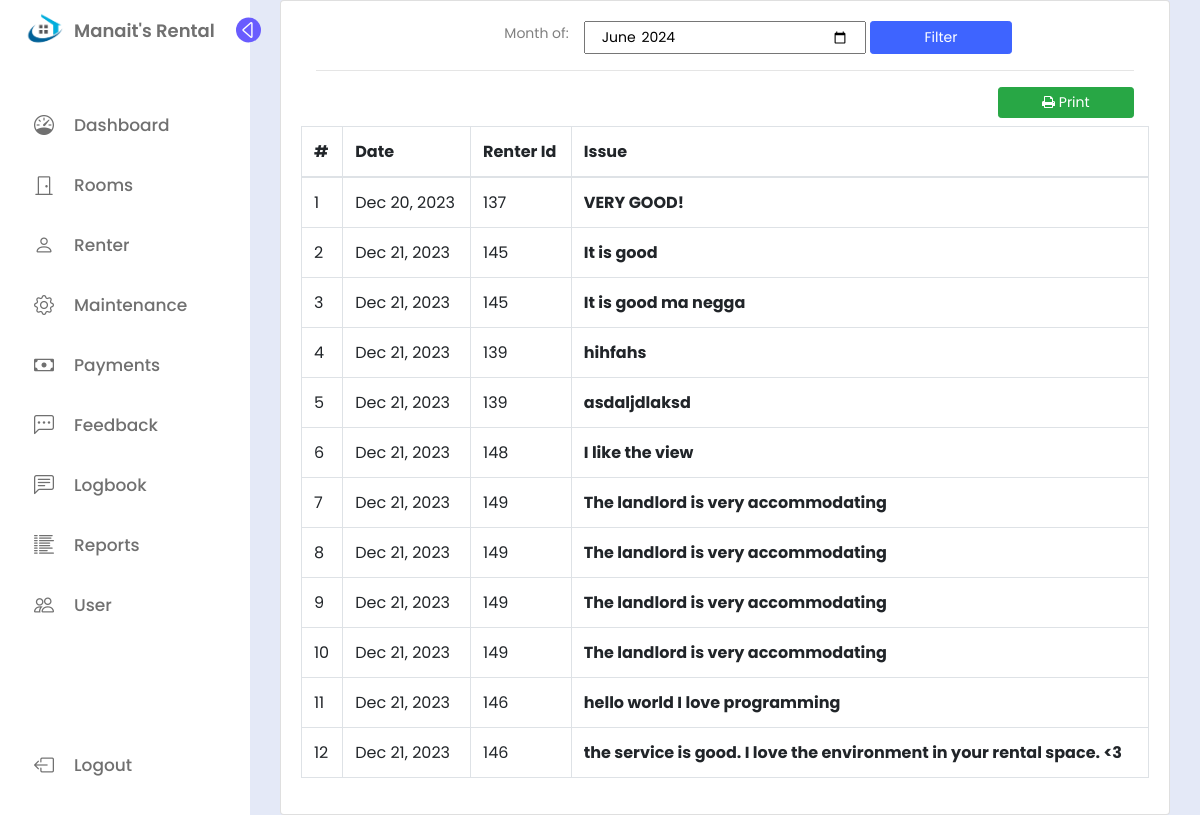
Page /feedback.php (signed in) on the committed database.
### tables this page shows
CREATE TABLE `feedback` (
  `id` int(11) NOT NULL,
  `renter_id` int(10) NOT NULL,
  `report` varchar(255) NOT NULL,
  `date` date NOT NULL DEFAULT current_timestamp()
);

### feedback.php (the view, shortened to what this page needs)
<?php include 'connect.php';
include 'links.php';
include 'sidebar.php';
?>
<?php
$month_of = isset($_GET['month_of']) ? $_GET['month_of'] : date('Y-m');
?>
<head>
</head>
<div class="home">
    <div class="container-fluid">
        <div class="col-lg-12">
            <div class="card">
                <div class="card-body">
                    <div class="col-md-12">
                        <form id="filter-report">
                            <div class="row form-group">
                                <label class="control-label col-md-2 offset-md-2 text-right">Month of: </label>
                                <input type="month" name="month_of" class='from-control col-md-4' value="<?php echo ($month_of) ?>">
                                <button class="btn btn-sm btn-block btn-primary col-md-2 ml-1">Filter</button>
                            </div>
                        </form>
                        <hr>
                        <div class="row">
                            <div class="col-md-12 mb-2">
                                <button class="btn btn-sm btn-block btn-success col-md-2 ml-1 float-right" type="button" id="print"><i class="fa fa-print"></i> Print</button>
                            </div>
                        </div>
                        <div id="report">
                            <div class="row" id="printableTable">
                                <table class="table table-bordered">
                                    <thead>
                                        <tr>
                                            <th>#</th>
                                            <th>Date</th>
                                            <th>Renter Id</th>
                                            <th>Issue</th>
                                        </tr>
                                    </thead>
                                    <tbody>
                                        <?php
                                        $i = 1;
                                        $payments = $conn->query("SELECT * from feedback");
                                        if ($payments->num_rows > 0) :
                                            while ($row = $payments->fetch_assoc()) :
                                        ?>
                                                <tr>
                                                    <td><?php echo $i++ ?></td>
                                                    <td><?php echo date('M d, Y', strtotime($row['date'])) ?></td>
                                                    <td><?php echo $row['renter_id'] ?></td>
                                                    <td><b><?php echo $row['report'] ?></b> </td>
                                                </tr>
                                            <?php endwhile; ?>
                                        <?php endif; ?>
                                    </tbody>
                                </table>
                            </div>
                        </div>
                    </div>
                </div>
            </div>
        </div>
    </div>
</div>

### css/sidebar.css (style rules this page uses)
.home { position: absolute; top: 0; top: 0; left: 250px; height: 100vh; width: calc(100% - 250px); background-color: var(--body-color); transition: var(--tran-05); }

### rows in the picture
feedback: date "Dec 20, 2023", renter "137", report "VERY GOOD!"
feedback: date "Dec 21, 2023", renter "145", report "It is good"
feedback: date "Dec 21, 2023", renter "145", report "It is good ma negga"
feedback: date "Dec 21, 2023", renter "139", report "hihfahs"
feedback: date "Dec 21, 2023", renter "139", report "asdaljdlaksd"
feedback: date "Dec 21, 2023", renter "148", report "I like the view"
feedback: date "Dec 21, 2023", renter "149", report "The landlord is very accommodating"
feedback: date "Dec 21, 2023", renter "149", report "The landlord is very accommodating"
feedback: date "Dec 21, 2023", renter "149", report "The landlord is very accommodating"
feedback: date "Dec 21, 2023", renter "149", report "The landlord is very accommodating"
feedback: date "Dec 21, 2023", renter "146", report "hello world I love programming"
feedback: date "Dec 21, 2023", renter "146", report "the service is good. I love the environment in your rental space. <3"
